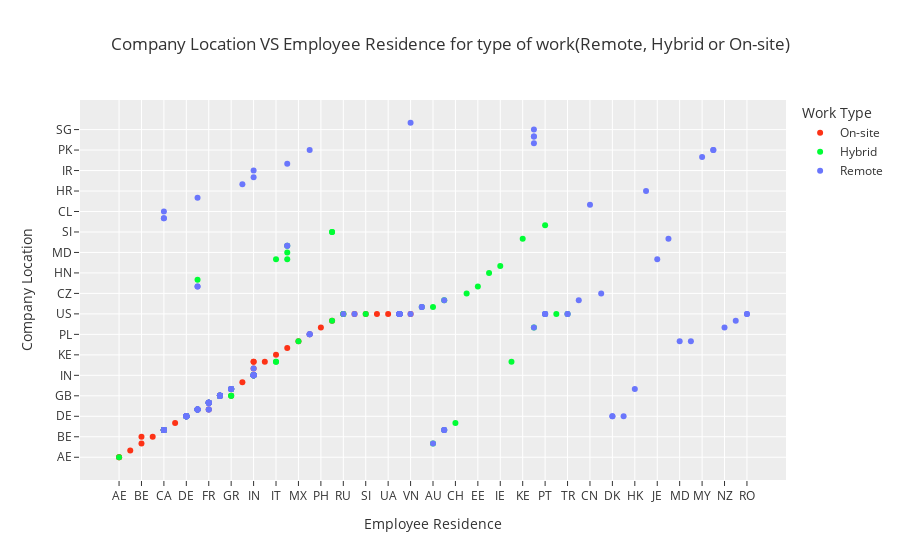

Notebook code for this chart:
### Markdown cell above
* Employees with title 'Data Scientist' is high.
* Very less jobs for Entry and Executive level.
* Most of the jobs are for Senior and Mid level in almost Job Titles

### Code cell
#checking the distribution of employees across company location and conutry
px.scatter(df, x=df.employee_residence.sort_values(), y = df.company_location.sort_values(), color = 'remote_ratio',
           labels ={"x":'Employee Residence', "y":'Company Location', "remote_ratio":'Work Type'},
           color_discrete_sequence=px.colors.qualitative.Light24, template = 'ggplot2',
           title = 'Company Location VS Employee Residence for type of work(Remote, Hybrid or On-site)')

### Figure 1 — Plotly figure (JSON) as saved in the notebook; plotly's stock layout.template omitted (floating-point values rounded to 4 significant figures; data arrays with more than 128 entries replaced by an {"elided": "..."} marker saying what was removed)
{"data": [{"hovertemplate": "Work Type=On-site<br>Employee Residence=%{x}<br>Company Location=%{y}<extra></extra>", "legendgroup": "On-site", "marker": {"color": "#FD3216", "symbol": "circle"}, "mode": "markers", "name": "On-site", "orientation": "v", "showlegend": true, "type": "scatter", "x": ["AE", "AE", "AR", "BE", "BE", "BG", "CA", "CA", "CA", "CA", "CA", "CA", "CL", "DE", "DE", "ES", "FR", "FR", "FR", "GB", "GB", "GB", "GB", "GB", "GB", "GB", "GR", "GR", "HU", "IN", "IN", "IN", "IN", "IN", "IN", "IQ", "IT", "JP", "MX", "NL", "PH", "PL", "RU", "SG", "SI", "TN", "UA", "US", "US", "US", "US", "US", "US", "US", "US", "US", "US", "US", "US", "US", "US", "US", "US", "US", "US", "US", "US", "US", "US", "US", "US", "US", "US", "US", "US", "US", "US", "US", "US", "US", "US", "US", "US", "US", "US", "US", "US", "US", "US", "US", "US", "US", "US", "US", "US", "US", "US", "US", "US", "US", "US", "US", "US", "US", "US", "US", "US", "US", "US", "US", "US", "US", "US", "US", "US", "US", "US", "US", "US", "US", "US", "US", "US", "US", "US", "US", "VN"], "xaxis": "x", "y": ["AE", "AE", "AS", "AU", "BE", "BE", "CA", "CA", "CA", "CA", "CA", "CA", "CN", "DE", "DE", "ES", "ES", "FR", "FR", "GB", "GB", "GB", "GB", "GB", "GB", "GB", "GB", "GR", "HU", "IN", "IN", "IN", "IT", "JP", "JP", "JP", "KE", "MY", "NL", "PL", "PT", "TR", "US", "US", "US", "US", "US", "US", "US", "US", "US", "US", "US", "US", "US", "US", "US", "US", "US", "US", "US", "US", "US", "US", "US", "US", "US", "US", "US", "US", "US", "US", "US", "US", "US", "US", "US", "US", "US", "US", "US", "US", "US", "US", "US", "US", "US", "US", "US", "US", "US", "US", "US", "US", "US", "US", "US", "US", "US", "US", "US", "US", "US", "US", "US", "US", "US", "US", "US", "US", "US", "US", "US", "US", "US", "US", "US", "US", "US", "US", "US", "US", "US", "US", "US", "US", "US"], "yaxis": "y"}, {"hovertemplate": "Work Type=Hybrid<br>Employee Residence=%{x}<br>Company Location=%{y}<extra></extra>", "legendgroup": "Hybrid", "marker": {"color": "#00FE35", "symbol": "circle"}, "mode": "markers", "name": "Hybrid", "orientation": "v", "showlegend": true, "type": "scatter", "x": ["AE", "AT", "AU", "AU", "BR", "BR", "CA", "CA", "CA", "CA", "CA", "CA", "CA", "CA", "CH", "CO", "DE", "DE", "DE", "DE", "DE", "DE", "DE", "DE", "EE", "ES", "ES", "ES", "FR", "FR", "FR", "GB", "GB", "GB", "GB", "GB", "GB", "GB", "GB", "GB", "GB", "GB", "GB", "GR", "GR", "GR", "GR", "GR", "HN", "IE", "IN", "IN", "IN", "IN", "IN", "IN", "IN", "IN", "IN", "IN", "IR", "IT", "IT", "IT", "JP", "JP", "JP", "KE", "MX", "PK", "PL", "PL", "PL", "PT", "PT", "RS", "RU", "RU", "SI", "TR", "US", "US", "US", "US", "US", "US", "US", "US", "US", "US", "US", "US", "US", "US", "US", "US", "US", "US", "US"], "xaxis": "x", "y": ["AE", "AT", "AT", "AU", "BR", "CA", "CA", "CA", "CA", "CA", "CA", "CA", "CA", "CA", "CN", "CZ", "DE", "DE", "DE", "DE", "DE", "DE", "DE", "DE", "DK", "EE", "ES", "ES", "FR", "FR", "FR", "GB", "GB", "GB", "GB", "GB", "GB", "GB", "GB", "GB", "GB", "GB", "GB", "GB", "GB", "GR", "GR", "GR", "HN", "IL", "IN", "IN", "IN", "IN", "IN", "IN", "IN", "IN", "IN", "IN", "JP", "JP", "JP", "LU", "LU", "MD", "MX", "NG", "NL", "PT", "SI", "SI", "TR", "UA", "US", "US", "US", "US", "US", "US", "US", "US", "US", "US", "US", "US", "US", "US", "US", "US", "US", "US", "US", "US", "US", "US", "US", "US", "US"], "yaxis": "y"}, {"hovertemplate": "Work Type=Remote<br>Employee Residence=%{x}<br>Company Location=%{y}<extra></extra>", "legendgroup": "Remote", "marker": {"color": "#6A76FC", "symbol": "circle"}, "mode": "markers", "name": "Remote", "orientation": "v", "showlegend": true, "type": "scatter", "x": {"elided": "381 str values"}, "xaxis": "x", "y": {"elided": "381 str values"}, "yaxis": "y"}], "layout": {"legend": {"title": {"text": "Work Type"}, "tracegroupgap": 0}, "title": {"text": "Company Location VS Employee Residence for type of work(Remote, Hybrid or On-site)"}, "xaxis": {"anchor": "y", "domain": [0, 1], "title": {"text": "Employee Residence"}}, "yaxis": {"anchor": "x", "domain": [0, 1], "title": {"text": "Company Location"}}}}
